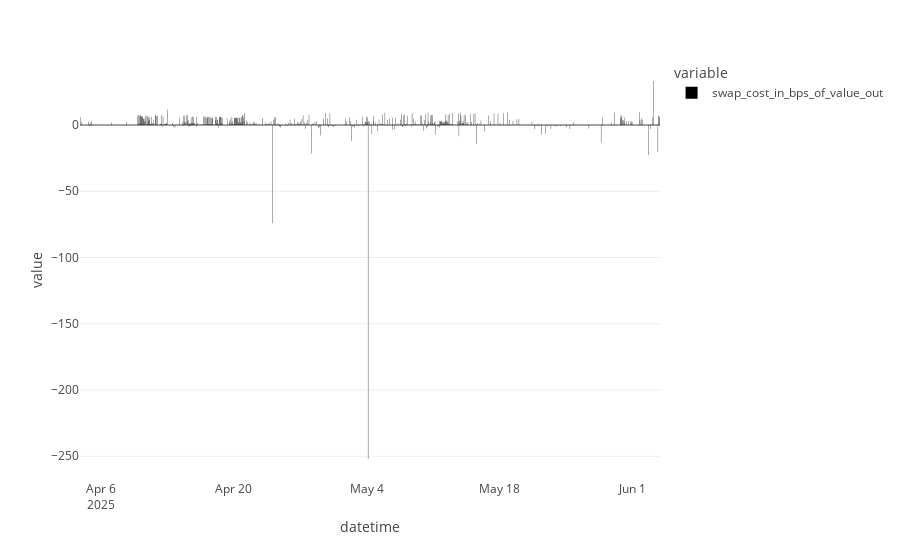

Here is the notebook cell this chart was saved with:
### Code cell
df2["swap_cost_in_bps_of_value_out"] = df2["spot_slippage_bps"]
df2["swap_cost_in_bps_of_aum"] = 10_000 * df2["spot_swap_cost"] / df2["total_nav"]

px.bar(df2["swap_cost_in_bps_of_value_out"])

### Figure 1 — Plotly figure (JSON) as saved in the notebook; plotly's stock layout.template omitted (floating-point values rounded to 4 significant figures; data arrays with more than 128 entries replaced by an {"elided": "..."} marker saying what was removed)
{"data": [{"alignmentgroup": "True", "hovertemplate": "variable=swap_cost_in_bps_of_value_out<br>datetime=%{x}<br>value=%{y}<extra></extra>", "legendgroup": "swap_cost_in_bps_of_value_out", "marker": {"color": "#000001", "pattern": {"shape": ""}}, "name": "swap_cost_in_bps_of_value_out", "offsetgroup": "swap_cost_in_bps_of_value_out", "orientation": "v", "showlegend": true, "textposition": "auto", "type": "bar", "x": {"elided": "427 str values"}, "xaxis": "x", "y": {"elided": "427 float values"}, "yaxis": "y"}], "layout": {"barmode": "relative", "legend": {"title": {"text": "variable"}, "tracegroupgap": 0}, "margin": {"t": 60}, "xaxis": {"anchor": "y", "domain": [0, 1], "title": {"text": "datetime"}}, "yaxis": {"anchor": "x", "domain": [0, 1], "title": {"text": "value"}}}}
